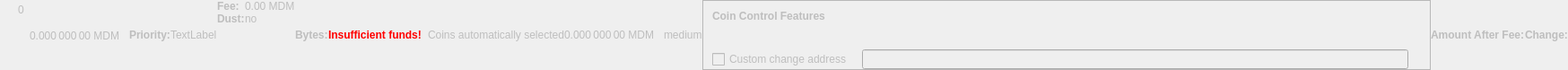
    <widget class="QWidget" name="dummyHideWidget" native="true">
     <property name="enabled">
      <bool>false</bool>
     </property>
     <property name="maximumSize">
      <size>
       <width>100</width>
       <height>22</height>
      </size>
     </property>
     <layout class="QHBoxLayout" name="dummyHideLayout">
      <property name="spacing">
       <number>0</number>
      </property>
      <property name="leftMargin">
       <number>0</number>
      </property>
      <property name="topMargin">
       <number>0</number>
      </property>
      <property name="rightMargin">
       <number>0</number>
      </property>
      <property name="bottomMargin">
       <number>0</number>
      </property>
      <item>
       <layout class="QFormLayout" name="formLayoutCoinControl1">
        <property name="horizontalSpacing">
         <number>10</number>
        </property>
        <property name="verticalSpacing">
         <number>14</number>
        </property>
        <property name="leftMargin">
         <number>10</number>
        </property>
        <property name="topMargin">
         <number>4</number>
        </property>
        <property name="rightMargin">
         <number>6</number>
        </property>
        <item row="0" column="1">
         <widget class="QLabel" name="labelCoinControlBytes">
          <property name="cursor">
           <cursorShape>IBeamCursor</cursorShape>
          </property>
          <property name="contextMenuPolicy">
           <enum>Qt::ActionsContextMenu</enum>
          </property>
          <property name="text">
           <string notr="true">0</string>
          </property>
          <property name="textInteractionFlags">
           <set>Qt::LinksAccessibleByMouse|Qt::TextSelectableByKeyboard|Qt::TextSelectableByMouse</set>
          </property>
         </widget>
        </item>
       </layout>
      </item>
      <item>
       <widget class="QLabel" name="labelCoinControlAfterFee">
        <property name="enabled">
         <bool>false</bool>
        </property>
        <property name="sizePolicy">
         <sizepolicy hsizetype="Fixed" vsizetype="Fixed">
          <horstretch>0</horstretch>
          <verstretch>0</verstretch>
         </sizepolicy>
        </property>
        <property name="minimumSize">
         <size>
          <width>111</width>
          <height>12</height>
         </size>
        </property>
        <property name="maximumSize">
         <size>
          <width>111</width>
          <height>12</height>
         </size>
        </property>
        <property name="cursor">
         <cursorShape>IBeamCursor</cursorShape>
        </property>
        <property name="contextMenuPolicy">
         <enum>Qt::ActionsContextMenu</enum>
        </property>
        <property name="text">
         <string notr="true">0.000 000 00 MDM</string>
        </property>
        <property name="textInteractionFlags">
         <set>Qt::LinksAccessibleByMouse|Qt::TextSelectableByKeyboard|Qt::TextSelectableByMouse</set>
        </property>
       </widget>
      </item>
      <item>
       <widget class="QLabel" name="labelCoinControlPriorityText">
        <property name="enabled">
         <bool>false</bool>
        </property>
        <property name="font">
         <font>
          <weight>75</weight>
          <bold>true</bold>
         </font>
        </property>
        <property name="text">
         <string>Priority:</string>
        </property>
       </widget>
      </item>
      <item>
       <layout class="QHBoxLayout" name="horizontalLayout">
        <item>
         <widget class="QLabel" name="WarningLabel">
          <property name="text">
           <string>TextLabel</string>
          </property>
         </widget>
        </item>
       </layout>
      </item>
      <item>
       <layout class="QFormLayout" name="formLayoutCoinControl3">
        <property name="horizontalSpacing">
         <number>0</number>
        </property>
        <property name="verticalSpacing">
         <number>0</number>
        </property>
        <property name="leftMargin">
         <number>0</number>
        </property>
        <property name="topMargin">
         <number>0</number>
        </property>
        <property name="rightMargin">
         <number>0</number>
        </property>
        <item row="0" column="0">
         <widget class="QLabel" name="labelCoinControlFeeText">
          <property name="enabled">
           <bool>false</bool>
          </property>
          <property name="font">
           <font>
            <weight>75</weight>
            <bold>true</bold>
           </font>
          </property>
          <property name="text">
           <string>Fee:</string>
          </property>
          <property name="margin">
           <number>0</number>
          </property>
         </widget>
        </item>
        <item row="0" column="1">
         <widget class="QLabel" name="labelCoinControlFee">
          <property name="enabled">
           <bool>false</bool>
          </property>
          <property name="cursor">
           <cursorShape>IBeamCursor</cursorShape>
          </property>
          <property name="contextMenuPolicy">
           <enum>Qt::ActionsContextMenu</enum>
          </property>
          <property name="text">
           <string notr="true">0.00 MDM</string>
          </property>
          <property name="textInteractionFlags">
           <set>Qt::LinksAccessibleByMouse|Qt::TextSelectableByKeyboard|Qt::TextSelectableByMouse</set>
          </property>
         </widget>
        </item>
        <item row="1" column="0">
         <widget class="QLabel" name="labelCoinControlLowOutputText">
          <property name="enabled">
           <bool>false</bool>
          </property>
          <property name="font">
           <font>
            <weight>75</weight>
            <bold>true</bold>
           </font>
          </property>
          <property name="text">
           <string>Dust:</string>
          </property>
         </widget>
        </item>
        <item row="1" column="1">
         <widget class="QLabel" name="labelCoinControlLowOutput">
          <property name="enabled">
           <bool>false</bool>
          </property>
          <property name="cursor">
           <cursorShape>IBeamCursor</cursorShape>
          </property>
          <property name="contextMenuPolicy">
           <enum>Qt::ActionsContextMenu</enum>
          </property>
          <property name="text">
           <string>no</string>
          </property>
          <property name="textInteractionFlags">
           <set>Qt::LinksAccessibleByMouse|Qt::TextSelectableByKeyboard|Qt::TextSelectableByMouse</set>
          </property>
         </widget>
        </item>
       </layout>
      </item>
      <item>
       <widget class="QLabel" name="labelCoinControlBytesText">
        <property name="enabled">
         <bool>false</bool>
        </property>
        <property name="font">
         <font>
          <weight>75</weight>
          <bold>true</bold>
         </font>
        </property>
        <property name="text">
         <string>Bytes:</string>
        </property>
       </widget>
      </item>
      <item>
       <layout class="QFormLayout" name="formLayoutCoinControl2">
        <property name="horizontalSpacing">
         <number>0</number>
        </property>
        <property name="verticalSpacing">
         <number>0</number>
        </property>
        <property name="leftMargin">
         <number>0</number>
        </property>
        <property name="topMargin">
         <number>0</number>
        </property>
        <property name="rightMargin">
         <number>0</number>
        </property>
       </layout>
      </item>
      <item>
       <layout class="QHBoxLayout" name="horizontalLayoutCoinControl2">
        <property name="spacing">
         <number>0</number>
        </property>
        <property name="bottomMargin">
         <number>0</number>
        </property>
       </layout>
      </item>
      <item>
       <widget class="QLabel" name="labelCoinControlInsuffFunds">
        <property name="enabled">
         <bool>false</bool>
        </property>
        <property name="minimumSize">
         <size>
          <width>0</width>
          <height>0</height>
         </size>
        </property>
        <property name="font">
         <font>
          <weight>75</weight>
          <bold>true</bold>
         </font>
        </property>
        <property name="styleSheet">
         <string notr="true">color:red;font-weight:bold;</string>
        </property>
        <property name="text">
         <string>Insufficient funds!</string>
        </property>
        <property name="margin">
         <number>5</number>
        </property>
       </widget>
      </item>
      <item>
       <layout class="QFormLayout" name="formLayoutCoinControl4">
        <property name="horizontalSpacing">
         <number>0</number>
        </property>
        <property name="verticalSpacing">
         <number>0</number>
        </property>
        <property name="leftMargin">
         <number>0</number>
        </property>
        <property name="topMargin">
         <number>0</number>
        </property>
        <property name="rightMargin">
         <number>0</number>
        </property>
       </layout>
      </item>
      <item>
       <widget class="QLabel" name="labelCoinControlChangeLabel">
        <property name="enabled">
         <bool>false</bool>
        </property>
        <property name="sizePolicy">
         <sizepolicy hsizetype="Preferred" vsizetype="Expanding">
          <horstretch>0</horstretch>
          <verstretch>0</verstretch>
         </sizepolicy>
        </property>
        <property name="minimumSize">
         <size>
          <width>0</width>
          <height>0</height>
         </size>
        </property>
        <property name="text">
         <string/>
        </property>
        <property name="margin">
         <number>3</number>
        </property>
       </widget>
      </item>
      <item>
       <widget class="QLabel" name="labelCoinControlAutomaticallySelected">
        <property name="enabled">
         <bool>false</bool>
        </property>
        <property name="sizePolicy">
         <sizepolicy hsizetype="Fixed" vsizetype="Fixed">
          <horstretch>0</horstretch>
          <verstretch>0</verstretch>
         </sizepolicy>
        </property>
        <property name="minimumSize">
         <size>
          <width>0</width>
          <height>0</height>
         </size>
        </property>
        <property name="maximumSize">
         <size>
          <width>240</width>
          <height>16777215</height>
         </size>
        </property>
        <property name="text">
         <string>Coins automatically selected</string>
        </property>
        <property name="margin">
         <number>5</number>
        </property>
       </widget>
      </item>
      <item>
       <widget class="QLabel" name="labelCoinControlChange">
        <property name="enabled">
         <bool>false</bool>
        </property>
        <property name="sizePolicy">
         <sizepolicy hsizetype="Fixed" vsizetype="Fixed">
          <horstretch>0</horstretch>
          <verstretch>0</verstretch>
         </sizepolicy>
        </property>
        <property name="minimumSize">
         <size>
          <width>111</width>
          <height>0</height>
         </size>
        </property>
        <property name="maximumSize">
         <size>
          <width>111</width>
          <height>16777215</height>
         </size>
        </property>
        <property name="cursor">
         <cursorShape>IBeamCursor</cursorShape>
        </property>
        <property name="contextMenuPolicy">
         <enum>Qt::ActionsContextMenu</enum>
        </property>
        <property name="text">
         <string notr="true">0.000 000 00 MDM</string>
        </property>
        <property name="textInteractionFlags">
         <set>Qt::LinksAccessibleByMouse|Qt::TextSelectableByKeyboard|Qt::TextSelectableByMouse</set>
        </property>
       </widget>
      </item>
      <item>
       <widget class="QLabel" name="labelCoinControlPriority">
        <property name="enabled">
         <bool>false</bool>
        </property>
        <property name="cursor">
         <cursorShape>IBeamCursor</cursorShape>
        </property>
        <property name="contextMenuPolicy">
         <enum>Qt::ActionsContextMenu</enum>
        </property>
        <property name="text">
         <string>medium</string>
        </property>
        <property name="textInteractionFlags">
         <set>Qt::LinksAccessibleByMouse|Qt::TextSelectableByKeyboard|Qt::TextSelectableByMouse</set>
        </property>
       </widget>
      </item>
      <item>
       <widget class="QFrame" name="frameCoinControl">
        <property name="sizePolicy">
         <sizepolicy hsizetype="Expanding" vsizetype="Expanding">
          <horstretch>0</horstretch>
          <verstretch>0</verstretch>
         </sizepolicy>
        </property>
        <property name="maximumSize">
         <size>
          <width>16777215</width>
          <height>16777215</height>
         </size>
        </property>
        <property name="frameShape">
         <enum>QFrame::StyledPanel</enum>
        </property>
        <property name="frameShadow">
         <enum>QFrame::Sunken</enum>
        </property>
        <layout class="QVBoxLayout" name="verticalLayoutCoinControl2_2">
         <property name="spacing">
          <number>0</number>
         </property>
         <property name="leftMargin">
          <number>0</number>
         </property>
         <property name="topMargin">
          <number>0</number>
         </property>
         <property name="rightMargin">
          <number>0</number>
         </property>
         <property name="bottomMargin">
          <number>0</number>
         </property>
         <item>
          <layout class="QVBoxLayout" name="verticalLayoutCoinControl" stretch="0,0,0,1">
           <property name="spacing">
            <number>0</number>
           </property>
           <property name="leftMargin">
            <number>10</number>
           </property>
           <property name="topMargin">
            <number>10</number>
           </property>
           <item>
            <layout class="QHBoxLayout" name="horizontalLayoutCoinControl1">
             <property name="bottomMargin">
              <number>15</number>
             </property>
             <item>
              <widget class="QLabel" name="labelCoinControlFeatures">
               <property name="enabled">
                <bool>false</bool>
               </property>
               <property name="sizePolicy">
                <sizepolicy hsizetype="Preferred" vsizetype="Maximum">
                 <horstretch>0</horstretch>
                 <verstretch>0</verstretch>
                </sizepolicy>
               </property>
               <property name="font">
                <font>
                 <weight>75</weight>
                 <bold>true</bold>
                </font>
               </property>
               <property name="styleSheet">
                <string notr="true">font-weight:bold;</string>
               </property>
               <property name="text">
                <string>Coin Control Features</string>
               </property>
              </widget>
             </item>
            </layout>
           </item>
           <item>
            <widget class="QWidget" name="widgetCoinControl" native="true">
             <property name="sizePolicy">
              <sizepolicy hsizetype="Preferred" vsizetype="Preferred">
               <horstretch>0</horstretch>
               <verstretch>0</verstretch>
              </sizepolicy>
             </property>
             <property name="minimumSize">
              <size>
               <width>0</width>
               <height>0</height>
              </size>
             </property>
             <property name="styleSheet">
              <string notr="true"/>
             </property>
             <layout class="QHBoxLayout" name="horizontalLayoutCoinControl5_2">
              <property name="leftMargin">
               <number>0</number>
              </property>
              <property name="topMargin">
               <number>0</number>
              </property>
              <property name="rightMargin">
               <number>0</number>
              </property>
              <property name="bottomMargin">
               <number>0</number>
              </property>
              <item>
               <layout class="QHBoxLayout" name="horizontalLayoutCoinControl3">
                <property name="spacing">
                 <number>20</number>
                </property>
                <property name="topMargin">
                 <number>0</number>
                </property>
                <property name="bottomMargin">
                 <number>10</number>
                </property>
               </layout>
              </item>
             </layout>
            </widget>
           </item>
           <item>
            <layout class="QHBoxLayout" name="horizontalLayoutCoinControl4" stretch="0,0,0">
             <property name="spacing">
              <number>12</number>
             </property>
             <property name="sizeConstraint">
              <enum>QLayout::SetDefaultConstraint</enum>
             </property>
             <property name="topMargin">
              <number>5</number>
             </property>
             <property name="rightMargin">
              <number>5</number>
             </property>
             <item>
              <widget class="QCheckBox" name="checkBoxCoinControlChange">
               <property name="enabled">
                <bool>false</bool>
               </property>
               <property name="toolTip">
                <string>If this is activated, but the change address is empty or invalid, change will be sent to a newly generated address.</string>
               </property>
               <property name="text">
                <string>Custom change address</string>
               </property>
              </widget>
             </item>
             <item>
              <widget class="QValidatedLineEdit" name="lineEditCoinControlChange">
               <property name="enabled">
                <bool>false</bool>
               </property>
               <property name="sizePolicy">
                <sizepolicy hsizetype="Expanding" vsizetype="Fixed">
                 <horstretch>0</horstretch>
                 <verstretch>0</verstretch>
                </sizepolicy>
               </property>
              </widget>
             </item>
             <item>
              <widget class="QLabel" name="labelCoinControlChangeLabel_2">
               <property name="sizePolicy">
                <sizepolicy hsizetype="Preferred" vsizetype="Expanding">
                 <horstretch>0</horstretch>
                 <verstretch>0</verstretch>
                </sizepolicy>
               </property>
               <property name="minimumSize">
                <size>
                 <width>0</width>
                 <height>0</height>
                </size>
               </property>
               <property name="text">
                <string/>
               </property>
               <property name="margin">
                <number>3</number>
               </property>
              </widget>
             </item>
            </layout>
           </item>
           <item>
            <spacer name="verticalSpacerCoinControl">
             <property name="orientation">
              <enum>Qt::Vertical</enum>
             </property>
             <property name="sizeHint" stdset="0">
              <size>
               <width>800</width>
               <height>1</height>
              </size>
             </property>
            </spacer>
           </item>
          </layout>
         </item>
        </layout>
       </widget>
      </item>
      <item>
       <widget class="QLabel" name="labelCoinControlAfterFeeText">
        <property name="enabled">
         <bool>false</bool>
        </property>
        <property name="minimumSize">
         <size>
          <width>0</width>
          <height>0</height>
         </size>
        </property>
        <property name="maximumSize">
         <size>
          <width>16777215</width>
          <height>16777215</height>
         </size>
        </property>
        <property name="font">
         <font>
          <weight>75</weight>
          <bold>true</bold>
         </font>
        </property>
        <property name="text">
         <string>Amount After Fee:</string>
        </property>
        <property name="alignment">
         <set>Qt::AlignLeading|Qt::AlignLeft|Qt::AlignVCenter</set>
        </property>
        <property name="margin">
         <number>0</number>
        </property>
       </widget>
      </item>
      <item>
       <widget class="QLabel" name="labelCoinControlChangeText">
        <property name="enabled">
         <bool>false</bool>
        </property>
        <property name="sizePolicy">
         <sizepolicy hsizetype="Preferred" vsizetype="Preferred">
          <horstretch>0</horstretch>
          <verstretch>0</verstretch>
         </sizepolicy>
        </property>
        <property name="minimumSize">
         <size>
          <width>0</width>
          <height>0</height>
         </size>
        </property>
        <property name="maximumSize">
         <size>
          <width>16777215</width>
          <height>16777215</height>
         </size>
        </property>
        <property name="font">
         <font>
          <weight>75</weight>
          <bold>true</bold>
         </font>
        </property>
        <property name="text">
         <string>Change:</string>
        </property>
        <property name="alignment">
         <set>Qt::AlignLeading|Qt::AlignLeft|Qt::AlignVCenter</set>
        </property>
       </widget>
      </item>
     </layout>
    </widget>
